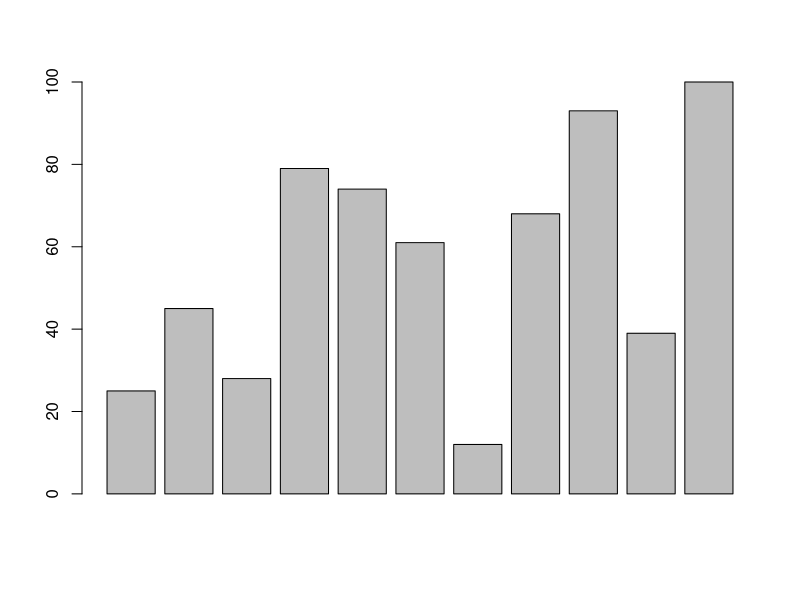
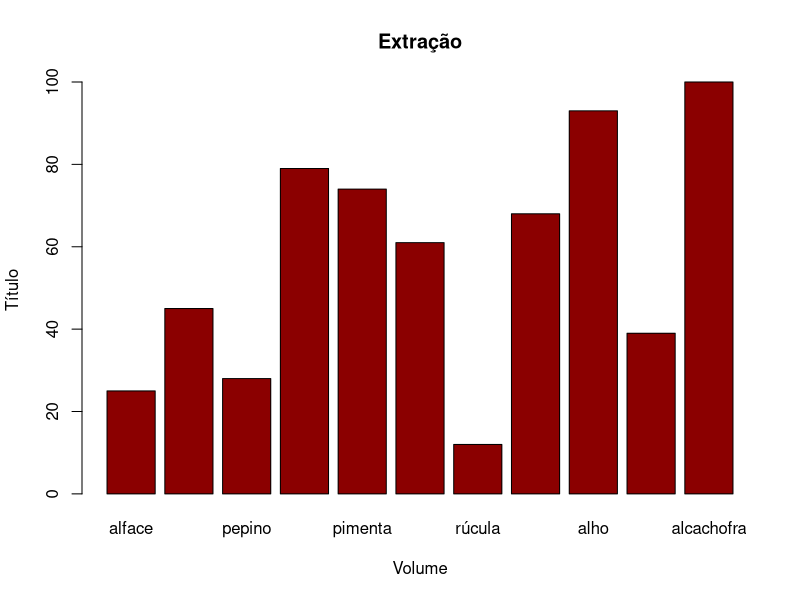

These figures' R source, in order:
max.temp <- c(25, 45, 28, 79, 74, 61, 12, 68, 93, 39, 100)

 barplot(max.temp)
 
 barplot(max.temp,
 main = "Extração",
 xlab = "Volume",
 ylab = "Título",
 names.arg = c("alface", "cenoura", "pepino", "chuchu", "pimenta", "couve", "rúcula", "cebola", "alho", "pimentão", "alcachofra"),
 col = "darkred",
 horiz = FALSE);

 